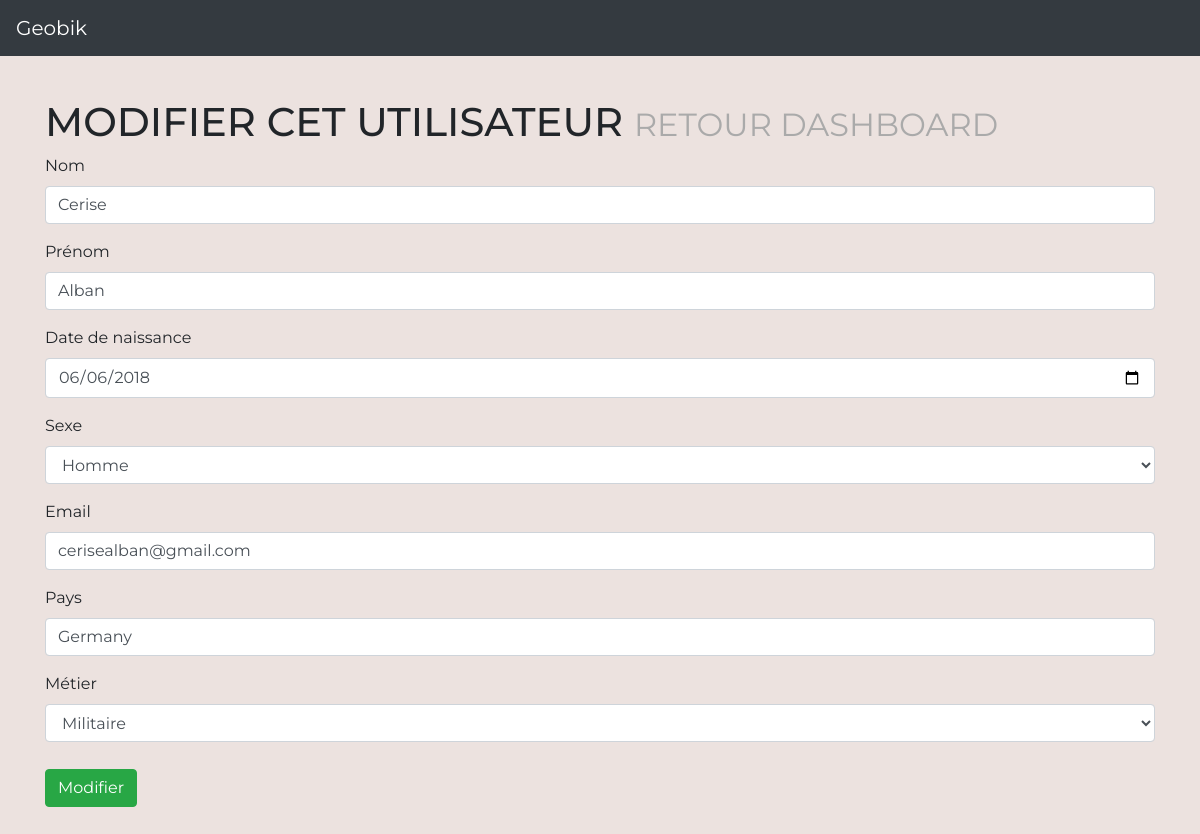
Screenshot of /index.php?page=modif&id=26 (signed in) with the database file from the repository.
### tables this page shows
CREATE TABLE `users` (
  `id` int(11) NOT NULL,
  `nom` varchar(30) NOT NULL,
  `prenom` varchar(30) NOT NULL,
  `date_naissance` date NOT NULL,
  `sexe` varchar(15) NOT NULL,
  `email` varchar(80) NOT NULL,
  `pays` varchar(30) NOT NULL,
  `metier` varchar(40) NOT NULL,
  `date_creation` date NOT NULL
);

### src/Classes/class_users.php (called while the page is built, shortened)
<?php
class Users{
    private $selectUser;
    public function __construct($db){
        $this->selectUser=$db->prepare("SELECT * FROM users WHERE id=:id");
    }
    public function selectUser($id){
        $this->selectUser->execute(array(':id'=>$id));
        return $this->selectUser->fetch();
    }
}
?>

### src/Classes/class_metier.php (called while the page is built)
<?php
class Metiers{
    private $select;
    public function __construct($db){
        $this->select=$db->prepare("SELECT * FROM metiers ORDER BY intitule");
    }
    public function select(){
        $this->select->execute();
        return $this->select->fetchAll();
    }
}
?>

### src/Views/modif.php (the view, shortened to what this page needs)
<?php
function modif($db){
    $user=new Users($db);
    $user=$user->selectUser($_GET['id']);
    $metiers=new Metiers($db);
    $liste=$metiers->select();
?>
    <div class="container">
        <div class="inscription">
            <h1>Modifier cet utilisateur
                <small class="text-muted"><a href="?page=dashboard">Retour dashboard</a></small>
            </h1>
            <form method="POST">
                <div class="form-group">
                    <label>Nom</label>
                    <input class="form-control" id="nom" name="nom" value="<?php echo $user['nom']?>">
                </div>
                <div class="form-group">
                    <label>Prénom</label>
                    <input class="form-control" id="prenom" name="prenom" value="<?php echo $user['prenom']?>">
                </div>
                <div class="form-group">
                    <label>Date de naissance</label>
                    <input type="date" class="form-control" id="date_naissance" name="date_naissance" value="<?php echo $user['date_naissance']?>">
                </div>
                <div class="form-group">
                    <label>Sexe</label>
                    <select class="form-control" id="sexe" name="sexe">
                        <option>Homme</option>
                    </select>
                </div>
                <div class="form-group">
                    <label>Email</label>
                    <input type="email" class="form-control" id="email" name="email" value="<?php echo $user['email']?>">
                </div>
                <div class="form-group">
                    <label>Pays</label>
                    <input class="form-control" id="pays" name="pays" value="<?php echo $user['pays']?>">
                </div>
                <div class="form-group">
                    <label>Métier</label>
                    <select class="form-control" id="metier" name="metier">
<?php
    foreach($liste as $metier){
        if($metier['intitule']==$user['metier']){
            echo '<option value="'.$metier['intitule'].'" selected>'.$metier['intitule'].'</option>';
        }
        else{
            echo '<option value="'.$metier['intitule'].'">'.$metier['intitule'].'</option>';
        }
    }
?>
                    </select>
                </div>
                <button type="submit" id="btModif" name="btModif" class="btn btn-success">Modifier</button>
            </form>
        </div>
    </div>
<?php
}
?>

### public/css/geobik.css (style rules this page uses)
* { margin: 0px; padding: 0px; }
a { text-decoration: none; color: aaa; }
body { font-size: 16px; font-family: 'Montserrat', sans-serif; background-color: #ece2df; }
h1 { text-transform: uppercase; }
.inscription, .connexion, .accueil, .accueil_admin, .dashboard, .ajout { margin: 42 auto; }
.dashboard a, button { margin-top: 10.5px; }

### rows the page displays
users: nom "Cerise", prenom "Alban", date_naissance "06/06/2018", email "cerisealban@gmail.com", pays "Germany"

### other values shown
form field metier "Militaire"
